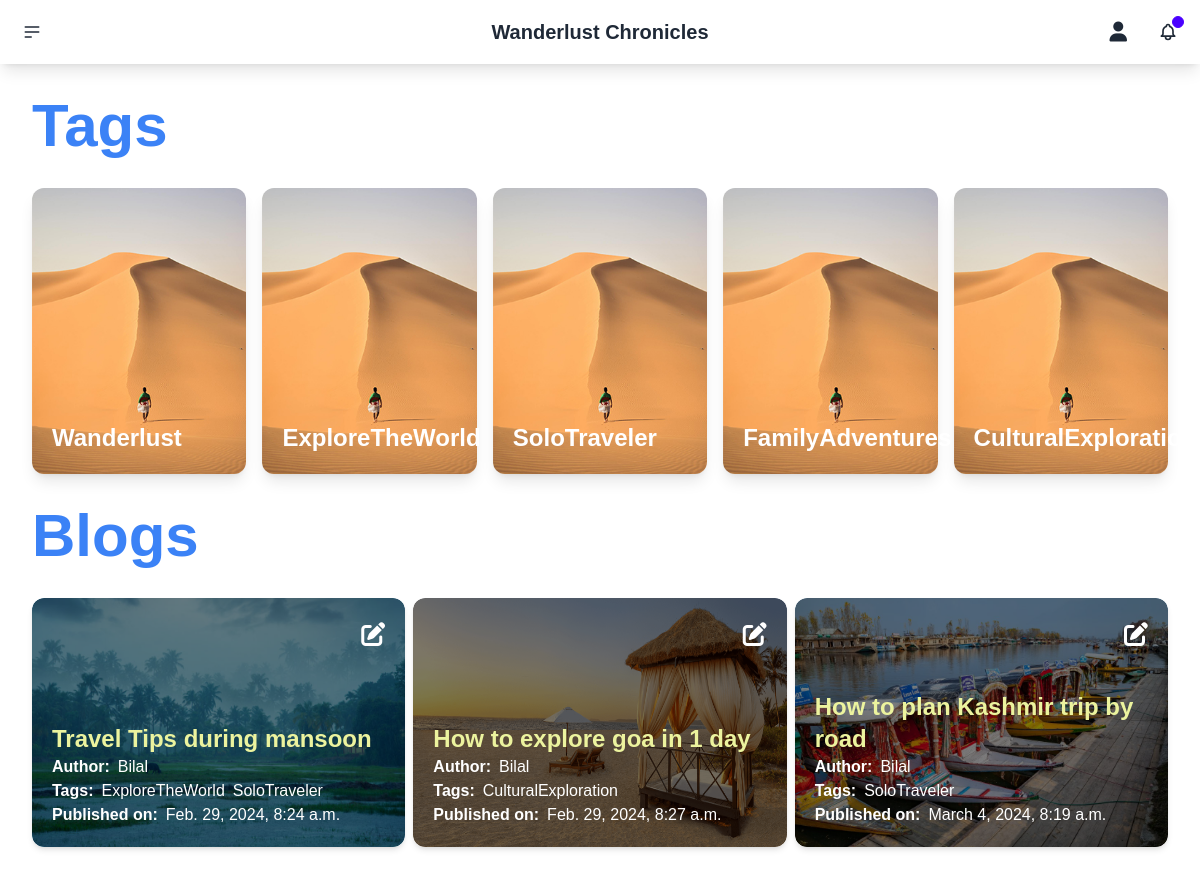
The app's page /, older data.
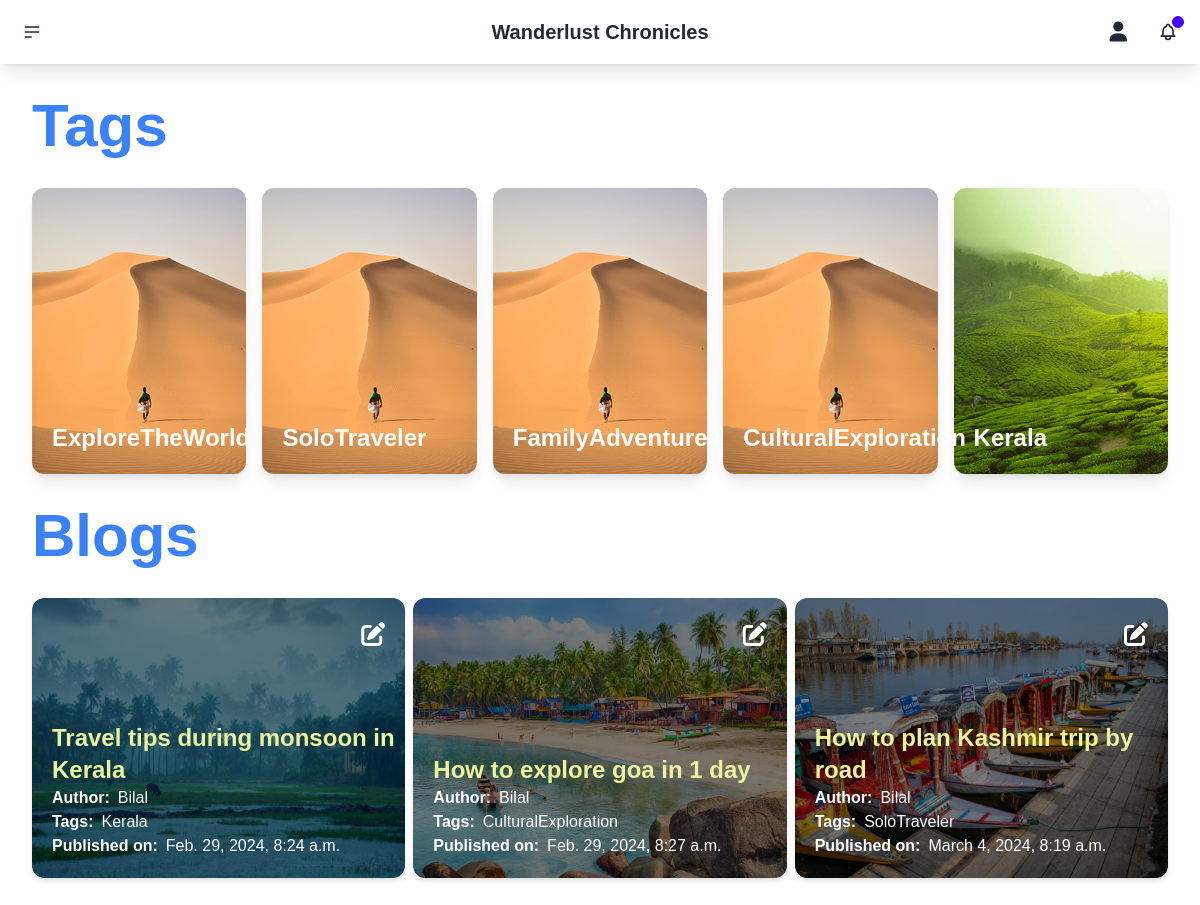
The same page, newer data.
### blog/models.py (models this page shows, shortened)
class Tag(models.Model):
    name = models.CharField(max_length=50, unique=True)
    image = models.ImageField(upload_to='tags')

class Blog(models.Model):
    title = models.CharField(max_length=200)
    slug = models.SlugField(null=True, blank=True)
    image = models.ImageField(upload_to='blog')
    content = HTMLField()
    author = models.ForeignKey(Author, on_delete=models.CASCADE)
    tags = models.ManyToManyField(Tag)
    is_published = models.BooleanField(default=False)
    created_on = models.DateTimeField(auto_now_add=True)
    updated_on = models.DateTimeField(auto_now=True)

class Author(models.Model):
    name = models.CharField(max_length=100, blank=False, null=False, unique=True)
    class Meta:
        verbose_name_plural = "Authors"
    def __str__(self):
        return self.name

### blog/views.py (the view)
# urls.py: path('',views.Home, name='home'),
def Home(request):
    blog = Blog.objects.filter(is_published=True)
    tag = Tag.objects.all()
    context = {
        'tags': tag,
        'blogs': blog,
    }
    return render(request, 'blog/index.html', context)

### templates/blog/index.html (shortened to what this page needs)
{% extends "base.html" %}
{% load static %}
{% block content %}
    <div>
        <div class="w-full px-8 py-8">
            <h1 class="text-6xl text-blue-500 font-bolder">Tags</h1>
        </div>
        <div class="grid grid-cols-5 px-8 gap-4">
            {% for tag in tags %}
            <div class="col-span-1 relative cursor-pointer group transition-transform shadow-lg rounded-xl">
                <img src="{{ tag.image.url }}" alt="Thumb image" class="w-full h-full rounded-xl">
                <h1 class="text-2xl font-bold text-white absolute bottom-5 left-5 z-10 group-hover:scale-110 duration-1000 ease-out">{{tag.name}}</h1>
            </div>
            {% endfor %}
        </div>
        <div class="w-full px-8 py-8">
            <h1 class="text-6xl text-blue-500 font-bolder">Blogs</h1>
        </div>
        <div class="grid grid-cols-3 px-8 gap-2 mb-8">
            {% for blog in blogs %}
                <div class="col-span-1 relative rounded-xl overflow-hidden hover:translate-y-1 transition-all duration-300 ease-in-out shadow-md relative">
                    <a href="{% url 'blog-detail' slug=blog.slug %}">
                        <img src="{{blog.image.url}}" alt="Blog Image" class="w-full h-full rounded-xl">
                        <div class="w-full h-full bg-black opacity-50 absolute top-0 left-0 rounded-xl"></div>
                        <div class="flex flex-col absolute bottom-5 left-5 z-10">
                            <h1 class="text-2xl font-bold text-[#ecf39e]">{{blog.title}}</h1>
                            <div class="flex gap-2 text-white">
                                <p class="font-bold">Author:</p>
                                <p>{{ blog.author }}</p>
                            </div>
                            <div class="flex gap-2 text-white">
                                <p class="font-bold">Tags:</p>
                                {% for tag in blog.tags.all %}
                                    <p>{{ tag.name }}</p>
                                {% endfor %}
                            </div>
                            <div class="flex gap-2 text-white">
                                <p class="font-bold">Published on:</p>
                                <p>{{blog.created_on}}</p>
                            </div>
                        </div>
                    </a>
                    <a href="{% url 'update-blog' slug=blog.slug %}">
                        <i class="fa-solid fa-pen-to-square text-2xl text-white absolute top-5 right-5 z-10"></i>
                    </a>
                </div>
            {% endfor %}
        </div>
    </div>
{% endblock %}

### templates/base.html (shortened to what this page needs)
<!DOCTYPE html>
{% load static %}
<html lang="en">
<head>
    <link href="https://cdn.jsdelivr.net/npm/daisyui@4.7.2/dist/full.min.css" rel="stylesheet" type="text/css" />
    <link rel="stylesheet" href="https://cdnjs.cloudflare.com/ajax/libs/font-awesome/6.5.1/css/all.min.css"/>
    <script src="https://cdn.tailwindcss.com"></script>
</head>
<body class="font-poppins">
  <div class="navbar bg-base-100 shadow-lg">
    <div class="navbar-start">
      <div class="dropdown">
        <div tabindex="0" role="button" class="btn btn-ghost btn-circle">
          <svg xmlns="http://www.w3.org/2000/svg" class="h-5 w-5" fill="none" viewBox="0 0 24 24" stroke="currentColor"><path stroke-linecap="round" stroke-linejoin="round" stroke-width="2" d="M4 6h16M4 12h16M4 18h7" /></svg>
        </div>
      </div>
    </div>
    <div class="navbar-center">
      <a class="btn btn-ghost text-xl">Wanderlust Chronicles</a>
    </div>
    <div class="navbar-end">
      <div class="dropdown dropdown-end">
        <div tabindex="0" role="button" class="btn btn-ghost rounded-btn">
          <i class="fa-solid fa-user text-xl"></i>
        </div>
      </div>
      <button class="btn btn-ghost btn-circle">
        <div class="indicator">
          <span class="badge badge-xs badge-primary indicator-item"></span>
        </div>
      </button>
    </div>
  </div>
    {% block content %}
    {% endblock %}
</body>
</html>

Row changes from the older to the newer data that the page shows:
removed Tag: image (picture), name "Wanderlust", shown under "Tags"
added Tag: image (picture), name "Kerala"
changed Blog: title "Travel Tips during mansoon" → "Travel tips during monsoon in Kerala"; loses Tag (image (picture), name "ExploreTheWorld"); loses Tag (image (picture), name "SoloTraveler")
changed Blog "How to explore goa in 1 day": image: a different picture
